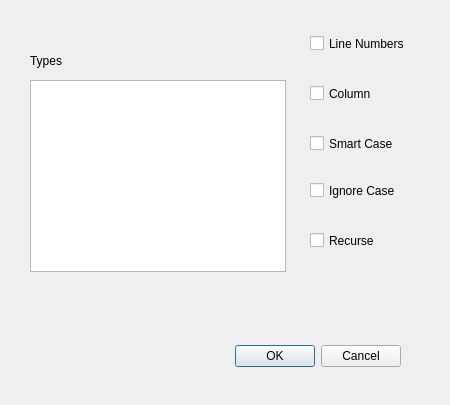
<?xml version="1.0" encoding="UTF-8"?>
<ui version="4.0">
 <class>Common</class>
 <widget class="QDialog" name="Common">
  <property name="geometry">
   <rect>
    <x>0</x>
    <y>0</y>
    <width>450</width>
    <height>405</height>
   </rect>
  </property>
  <property name="windowTitle">
   <string>Dialog</string>
  </property>
  <widget class="QDialogButtonBox" name="buttonBox">
   <property name="geometry">
    <rect>
     <x>60</x>
     <y>340</y>
     <width>341</width>
     <height>32</height>
    </rect>
   </property>
   <property name="orientation">
    <enum>Qt::Horizontal</enum>
   </property>
   <property name="standardButtons">
    <set>QDialogButtonBox::Cancel|QDialogButtonBox::Ok</set>
   </property>
  </widget>
  <widget class="QCheckBox" name="checkBox">
   <property name="geometry">
    <rect>
     <x>310</x>
     <y>230</y>
     <width>90</width>
     <height>21</height>
    </rect>
   </property>
   <property name="text">
    <string>Recurse</string>
   </property>
  </widget>
  <widget class="QListWidget" name="listWidget">
   <property name="geometry">
    <rect>
     <x>30</x>
     <y>80</y>
     <width>256</width>
     <height>192</height>
    </rect>
   </property>
  </widget>
  <widget class="QCheckBox" name="checkBox_2">
   <property name="geometry">
    <rect>
     <x>310</x>
     <y>180</y>
     <width>131</width>
     <height>21</height>
    </rect>
   </property>
   <property name="text">
    <string>Ignore Case</string>
   </property>
  </widget>
  <widget class="QCheckBox" name="checkBox_3">
   <property name="geometry">
    <rect>
     <x>310</x>
     <y>30</y>
     <width>131</width>
     <height>27</height>
    </rect>
   </property>
   <property name="text">
    <string>Line Numbers</string>
   </property>
  </widget>
  <widget class="QCheckBox" name="checkBox_4">
   <property name="geometry">
    <rect>
     <x>310</x>
     <y>80</y>
     <width>95</width>
     <height>27</height>
    </rect>
   </property>
   <property name="text">
    <string>Column</string>
   </property>
  </widget>
  <widget class="QCheckBox" name="checkBox_5">
   <property name="geometry">
    <rect>
     <x>310</x>
     <y>130</y>
     <width>121</width>
     <height>27</height>
    </rect>
   </property>
   <property name="text">
    <string>Smart Case</string>
   </property>
  </widget>
  <widget class="QLabel" name="label">
   <property name="geometry">
    <rect>
     <x>30</x>
     <y>50</y>
     <width>67</width>
     <height>21</height>
    </rect>
   </property>
   <property name="text">
    <string>Types</string>
   </property>
  </widget>
 </widget>
 <resources/>
 <connections>
  <connection>
   <sender>buttonBox</sender>
   <signal>accepted()</signal>
   <receiver>Common</receiver>
   <slot>accept()</slot>
   <hints>
    <hint type="sourcelabel">
     <x>248</x>
     <y>254</y>
    </hint>
    <hint type="destinationlabel">
     <x>157</x>
     <y>274</y>
    </hint>
   </hints>
  </connection>
  <connection>
   <sender>buttonBox</sender>
   <signal>rejected()</signal>
   <receiver>Common</receiver>
   <slot>reject()</slot>
   <hints>
    <hint type="sourcelabel">
     <x>316</x>
     <y>260</y>
    </hint>
    <hint type="destinationlabel">
     <x>286</x>
     <y>274</y>
    </hint>
   </hints>
  </connection>
 </connections>
</ui>
